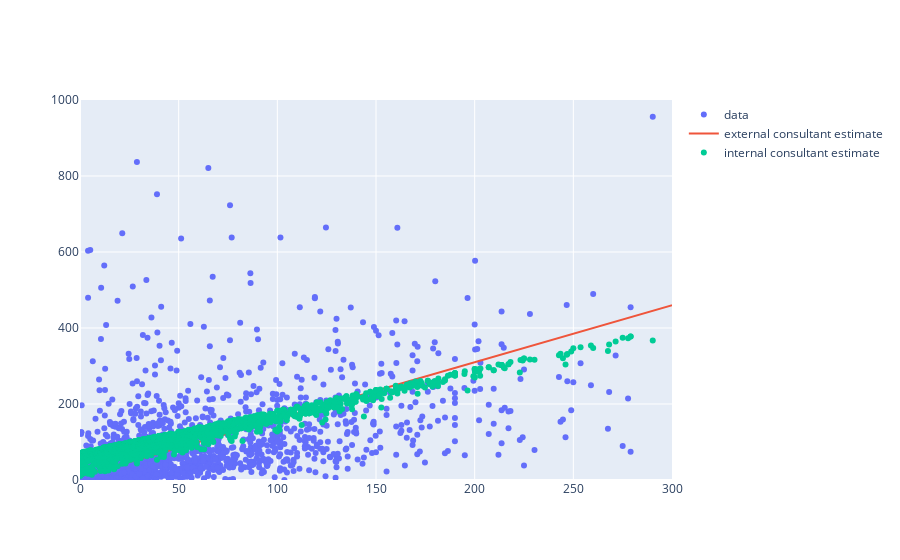

The code cell stored with this chart in its notebook:
### Code cell
from plotly.offline import iplot, init_notebook_mode
init_notebook_mode(connected=True)

from graph import trace_values, m_b_trace, plot
plot([revenues_per_budgets_trace, consultant_estimated_revenues_trace, internal_consultant_estimated_trace], revenues_layout)

### Figure 1 — Plotly figure (JSON) as saved in the notebook; plotly's stock layout.template omitted (floating-point values rounded to 4 significant figures; data arrays with more than 128 entries replaced by an {"elided": "..."} marker saying what was removed)
{"data": [{"mode": "markers", "name": "data", "text": {"elided": "1776 str values"}, "type": "scatter", "x": {"elided": "1776 float values"}, "y": {"elided": "1776 float values"}}, {"mode": "lines", "name": "external consultant estimate", "text": [], "type": "scatter", "x": {"elided": "1776 float values"}, "y": {"elided": "1776 float values"}}, {"mode": "markers", "name": "internal consultant estimate", "text": [], "type": "scatter", "x": {"elided": "1776 float values"}, "y": {"elided": "1776 float values"}}], "layout": {"xaxis": {"range": [0, 300]}, "yaxis": {"range": [0, 1000]}}}
